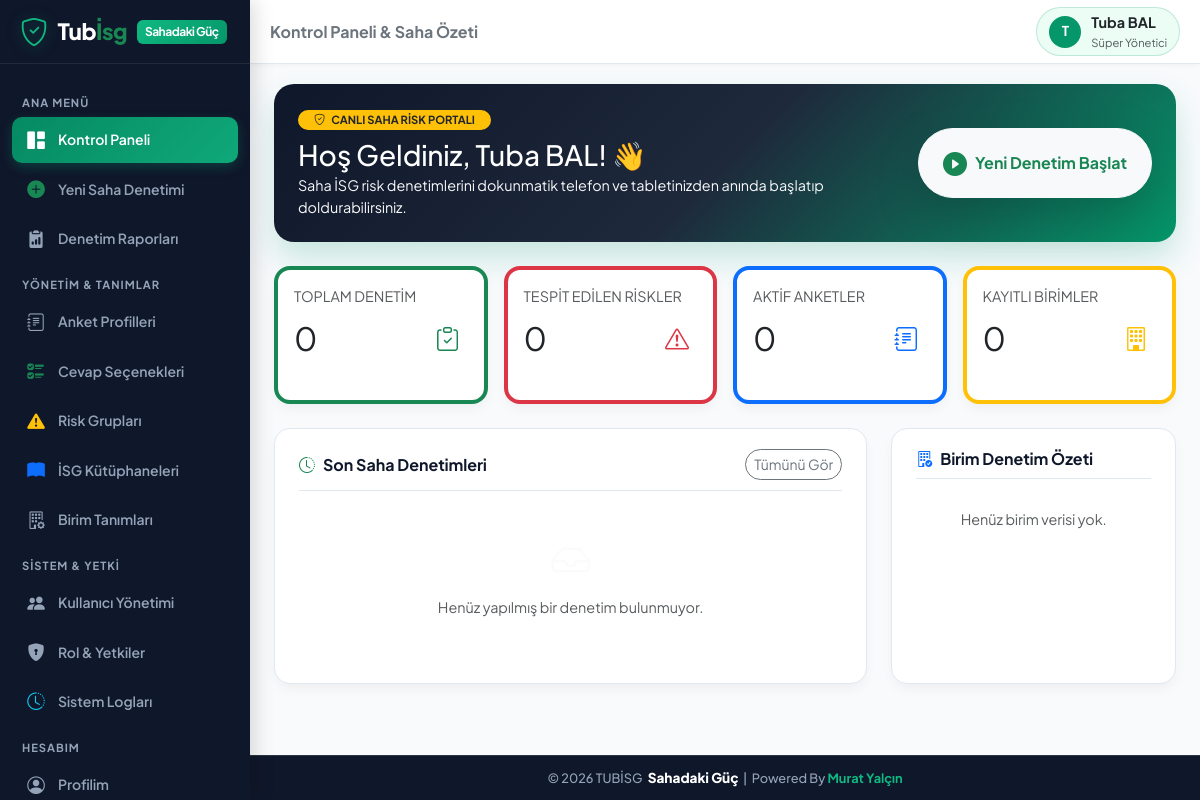
/dashboard.php (signed in), run on the app's committed database.
### tables this page shows
CREATE TABLE IF NOT EXISTS `users` (
  `id` INT AUTO_INCREMENT PRIMARY KEY,
  `username` VARCHAR(50) NOT NULL UNIQUE,
  `password` VARCHAR(255) NOT NULL,
  `name_surname` VARCHAR(100) NOT NULL,
  `email` VARCHAR(100) NULL,
  `role_id` INT NOT NULL,
  `is_active` TINYINT(1) DEFAULT 1,
  `created_at` DATETIME DEFAULT CURRENT_TIMESTAMP,
  FOREIGN KEY (`role_id`) REFERENCES `roles`(`id`) ON DELETE CASCADE
);

CREATE TABLE IF NOT EXISTS `roles` (
  `id` INT AUTO_INCREMENT PRIMARY KEY,
  `role_name` VARCHAR(50) NOT NULL,
  `description` VARCHAR(255) NULL,
  `permissions` TEXT NOT NULL,
  `created_at` DATETIME DEFAULT CURRENT_TIMESTAMP
);

### includes/auth.php (called while the page is built, shortened)
<?php
function is_logged_in() {
    return isset($_SESSION['user_id']) && !empty($_SESSION['user_id']);
}
function get_current_user_data() {
    static $currentUserData = null;
    if ($currentUserData !== null) return $currentUserData;
    $db = getDB();
    $stmt = $db->prepare("
        SELECT u.*, r.role_name, r.permissions
        FROM users u
        JOIN roles r ON u.role_id = r.id
        WHERE u.id = ? AND u.is_active = 1
    ");
    $stmt->execute([$_SESSION['user_id']]);
    $user = $stmt->fetch();
    $currentUserData = $user;
    return $user;
}
function has_permission($permission_key) {
    $user = get_current_user_data();
    if ((int)$user['role_id'] === 1) {
        return true;
    }
    $permissions = json_decode($user['permissions'], true);
    return isset($permissions[$permission_key]) && $permissions[$permission_key] === true;
}

### dashboard.php (the view, shortened to what this page needs)
<?php
require_once __DIR__ . '/includes/auth.php';
$pageTitle = 'Kontrol Paneli & Saha Özeti';
$db = getDB();
$user = get_current_user_data();
$totalAuditsCount = $db->query("SELECT COUNT(*) FROM audits")->fetchColumn();
$activeSurveysCount = $db->query("SELECT COUNT(*) FROM survey_templates WHERE is_active = 1")->fetchColumn();
$totalUnitsCount = $db->query("SELECT COUNT(*) FROM units")->fetchColumn();
$totalRiskItemsCount = $db->query("SELECT COUNT(*) FROM audit_answers WHERE risk_score >= 6")->fetchColumn();
$recentAuditsStmt = $db->query("
    SELECT a.*, u.unit_name, st.title as survey_title, usr.name_surname as auditor_name,
           (SELECT MAX(risk_score) FROM audit_answers WHERE audit_id = a.id) as max_audit_risk
    FROM audits a
    JOIN units u ON a.unit_id = u.id
    JOIN survey_templates st ON a.template_id = st.id
    JOIN users usr ON a.auditor_id = usr.id
    ORDER BY a.audit_date DESC
    LIMIT 5
");
$recentAudits = $recentAuditsStmt->fetchAll();
$unitScoresStmt = $db->query("
    SELECT u.unit_name, COUNT(a.id) as audit_count, MAX(a.total_score) as max_unit_risk
    FROM units u
    LEFT JOIN audits a ON u.id = a.unit_id AND a.status = 'Tamamlandı'
    GROUP BY u.id
    ORDER BY audit_count DESC
");
$unitScores = $unitScoresStmt->fetchAll();
include __DIR__ . '/includes/header.php';
?>
<div class="custom-card border-0 text-white mb-4 p-4" style="background: linear-gradient(135deg, #0f172a 0%, #1e293b 50%, #059669 100%); border-radius: 20px; box-shadow: 0 16px 32px rgba(5, 150, 105, 0.2);">
  <div class="d-flex flex-column flex-md-row align-items-md-center justify-content-between gap-3">
    <div>
      <span class="badge bg-warning text-dark font-weight-bold mb-2 px-3 py-1 rounded-pill" style="font-size:0.7rem;">
        <i class="bi bi-shield-check me-1"></i> CANLI SAHA RİSK PORTALI
      </span>
      <h3 class="fw-extrabold mb-1 text-white">Hoş Geldiniz, <?php echo htmlspecialchars($user['name_surname']); ?>! 👋</h3>
      <p class="m-0 text-light opacity-90 fs-7">Saha İSG risk denetimlerini dokunmatik telefon ve tabletinizden anında başlatıp doldurabilirsiniz.</p>
    </div>
    <?php if (has_permission('audit_conduct')): ?>
    <div class="flex-shrink-0">
      <a href="audit_new.php" class="btn btn-light text-success fw-bold py-3 px-4 rounded-pill shadow-lg d-inline-flex align-items-center gap-2">
        <i class="bi bi-play-circle-fill fs-4 text-success"></i>
        <span class="fs-6">Yeni Denetim Başlat</span>
      </a>
    </div>
    <?php endif; ?>
  </div>
</div>
<div class="row g-3 mb-4">
  <div class="col-6 col-md-3">
    <div class="custom-card p-3 h-100 border-start border-4 border-success">
      <div class="text-muted fs-8 text-uppercase font-weight-bold mb-1">Toplam Denetim</div>
      <div class="d-flex align-items-center justify-content-between">
        <span class="fs-2 fw-extrabold text-dark"><?php echo $totalAuditsCount; ?></span>
        <div class="p-2 bg-success-light text-success rounded-circle"><i class="bi bi-clipboard-check fs-4"></i></div>
      </div>
    </div>
  </div>
  <div class="col-6 col-md-3">
    <div class="custom-card p-3 h-100 border-start border-4 border-danger">
      <div class="text-muted fs-8 text-uppercase font-weight-bold mb-1">Tespit Edilen Riskler</div>
      <div class="d-flex align-items-center justify-content-between">
        <span class="fs-2 fw-extrabold text-dark"><?php echo $totalRiskItemsCount; ?></span>
        <div class="p-2 bg-danger-light text-danger rounded-circle"><i class="bi bi-exclamation-triangle fs-4"></i></div>
      </div>
    </div>
  </div>
  <div class="col-6 col-md-3">
    <div class="custom-card p-3 h-100 border-start border-4 border-primary">
      <div class="text-muted fs-8 text-uppercase font-weight-bold mb-1">Aktif Anketler</div>
      <div class="d-flex align-items-center justify-content-between">
        <span class="fs-2 fw-extrabold text-dark"><?php echo $activeSurveysCount; ?></span>
        <div class="p-2 bg-primary-light text-primary rounded-circle"><i class="bi bi-journal-text fs-4"></i></div>
      </div>
    </div>
  </div>
  <div class="col-6 col-md-3">
    <div class="custom-card p-3 h-100 border-start border-4 border-warning">
      <div class="text-muted fs-8 text-uppercase font-weight-bold mb-1">Kayıtlı Birimler</div>
      <div class="d-flex align-items-center justify-content-between">
        <span class="fs-2 fw-extrabold text-dark"><?php echo $totalUnitsCount; ?></span>
        <div class="p-2 bg-warning-light text-warning rounded-circle"><i class="bi bi-building fs-4"></i></div>
      </div>
    </div>
  </div>
</div>
<div class="row g-4">
  <div class="col-12 col-lg-8">
    <div class="custom-card h-100">
      <div class="custom-card-header">
        <h5 class="custom-card-title m-0">
          <i class="bi bi-clock-history text-success"></i> Son Saha Denetimleri
        </h5>
        <?php if (has_permission('audit_view')): ?>
          <a href="audits_list.php" class="btn btn-sm btn-outline-secondary rounded-pill font-weight-bold">Tümünü Gör</a>
        <?php endif; ?>
      </div>
      <?php if (empty($recentAudits)): ?>
        <div class="text-center py-4 text-muted">
          <i class="bi bi-inbox fs-1 d-block mb-2 text-light opacity-50"></i>
          Henüz yapılmış bir denetim bulunmuyor.
        </div>
      <?php endif; ?>
    </div>
  </div>
  <div class="col-12 col-lg-4">
    <div class="custom-card h-100">
      <div class="custom-card-header">
        <h5 class="custom-card-title m-0">
          <i class="bi bi-building-check text-primary"></i> Birim Denetim Özeti
        </h5>
      </div>
      <div class="d-flex flex-column gap-3">
        <?php if (empty($unitScores)): ?>
          <div class="text-muted fs-8 text-center py-3">Henüz birim verisi yok.</div>
        <?php endif; ?>
      </div>
    </div>
  </div>
</div>
<?php include __DIR__ . '/includes/footer.php'; ?>

### includes/header.php (shortened to what this page needs)
<?php
require_once __DIR__ . '/auth.php';
$user = get_current_user_data();
$currentPage = basename($_SERVER['PHP_SELF']);
?>
<!DOCTYPE html>
<html lang="tr">
<head>
  <link href="https://cdn.jsdelivr.net/npm/bootstrap@5.3.2/dist/css/bootstrap.min.css" rel="stylesheet">
  <link href="https://cdn.jsdelivr.net/npm/bootstrap-icons@1.11.2/font/bootstrap-icons.min.css" rel="stylesheet">
  <link href="assets/css/style.css" rel="stylesheet">
</head>
<body class="<?php echo is_logged_in() ? 'logged-in-mobile' : ''; ?>">
<div class="app-wrapper">
  <aside class="sidebar">
    <div class="sidebar-header">
      <a href="dashboard.php" class="brand-logo">
        <i class="bi bi-shield-check brand-icon fs-3"></i>
        <span>Tub<span class="text-success">İsg</span></span>
        <span class="brand-badge">Sahadaki Güç</span>
      </a>
    </div>
    <div class="sidebar-nav">
      <div class="nav-category">Ana Menü</div>
      <a href="dashboard.php" class="nav-link-custom <?php echo ($currentPage == 'dashboard.php' || $currentPage == 'index.php') ? 'active' : ''; ?>">
        <i class="bi bi-grid-1x2-fill"></i>
        <span>Kontrol Paneli</span>
      </a>
      <?php if (has_permission('audit_conduct')): ?>
      <a href="audit_new.php" class="nav-link-custom <?php echo ($currentPage == 'audit_new.php' || $currentPage == 'audit_fill.php') ? 'active' : ''; ?>">
        <i class="bi bi-plus-circle-fill text-success"></i>
        <span>Yeni Saha Denetimi</span>
      </a>
      <?php endif; ?>
      <?php if (has_permission('audit_view')): ?>
      <a href="audits_list.php" class="nav-link-custom <?php echo ($currentPage == 'audits_list.php' || $currentPage == 'audit_detail.php') ? 'active' : ''; ?>">
        <i class="bi bi-clipboard2-data-fill"></i>
        <span>Denetim Raporları</span>
      </a>
      <?php endif; ?>
      <div class="nav-category">Yönetim & Tanımlar</div>
      <?php if (has_permission('surveys_manage')): ?>
      <a href="survey_templates.php" class="nav-link-custom <?php echo ($currentPage == 'survey_templates.php' || $currentPage == 'survey_edit.php') ? 'active' : ''; ?>">
        <i class="bi bi-journal-text"></i>
        <span>Anket Profilleri</span>
      </a>
      <a href="global_options.php" class="nav-link-custom <?php echo $currentPage == 'global_options.php' ? 'active' : ''; ?>">
        <i class="bi bi-ui-checks text-success"></i>
        <span>Cevap Seçenekleri</span>
      </a>
      <a href="risk_groups.php" class="nav-link-custom <?php echo $currentPage == 'risk_groups.php' ? 'active' : ''; ?>">
        <i class="bi bi-exclamation-triangle-fill text-warning"></i>
        <span>Risk Grupları</span>
      </a>
      <a href="risk_libraries.php" class="nav-link-custom <?php echo $currentPage == 'risk_libraries.php' ? 'active' : ''; ?>">
        <i class="bi bi-book-fill text-primary"></i>
        <span>İSG Kütüphaneleri</span>
      </a>
      <?php endif; ?>
      <?php if (has_permission('units_manage')): ?>
      <a href="units.php" class="nav-link-custom <?php echo $currentPage == 'units.php' ? 'active' : ''; ?>">
        <i class="bi bi-building-gear"></i>
        <span>Birim Tanımları</span>
      </a>
      <?php endif; ?>
      <?php if (has_permission('users_manage') || has_permission('logs_view')): ?>
      <div class="nav-category">Sistem & Yetki</div>
      <?php if (has_permission('users_manage')): ?>
      <a href="users.php" class="nav-link-custom <?php echo $currentPage == 'users.php' ? 'active' : ''; ?>">
        <i class="bi bi-people-fill"></i>
        <span>Kullanıcı Yönetimi</span>
      </a>
      <a href="roles.php" class="nav-link-custom <?php echo $currentPage == 'roles.php' ? 'active' : ''; ?>">
        <i class="bi bi-shield-lock-fill"></i>
        <span>Rol & Yetkiler</span>
      </a>
      <?php endif; ?>
      <?php if (has_permission('logs_view')): ?>
      <a href="logs.php" class="nav-link-custom <?php echo $currentPage == 'logs.php' ? 'active' : ''; ?>">
        <i class="bi bi-clock-history text-info"></i>
        <span>Sistem Logları</span>
      </a>
      <?php endif; ?>
      <?php endif; ?>
      <div class="nav-category">Hesabım</div>
      <a href="profile.php" class="nav-link-custom <?php echo $currentPage == 'profile.php' ? 'active' : ''; ?>">
        <i class="bi bi-person-circle"></i>
        <span>Profilim</span>
      </a>
    </div>
  </aside>
  <main class="main-content">
    <header class="top-navbar">
      <div class="d-flex align-items-center gap-3">
        <h5 class="m-0 fw-bold d-none d-sm-block text-secondary fs-6">
          <?php echo isset($pageTitle) ? htmlspecialchars($pageTitle) : 'İSG Saha Platformu'; ?>
        </h5>
      </div>
      <div class="d-flex align-items-center gap-3">
        <?php if ($user): ?>
        <a href="profile.php" class="user-profile-badge text-decoration-none" title="Profil Ayarları">
          <div class="avatar-circle">
            <?php echo mb_substr($user['name_surname'], 0, 1, 'UTF-8'); ?>
          </div>
          <div class="d-none d-md-block text-start">
            <div class="fw-bold fs-7 leading-tight text-dark"><?php echo htmlspecialchars($user['name_surname']); ?></div>
            <div class="text-muted fs-8" style="font-size:0.7rem;"><?php echo htmlspecialchars($user['role_name']); ?></div>
          </div>
        </a>
        <?php endif; ?>
      </div>
    </header>
    <div class="page-container">

### data on the page
users: name_surname "T", name_surname "Tuba BAL", role.role_name "Süper Yönetici"

### other printed values
$pageTitle "Kontrol Paneli & Saha Özeti"
$totalAuditsCount "0"
$totalRiskItemsCount "0"
$activeSurveysCount "0"
$totalUnitsCount "0"
